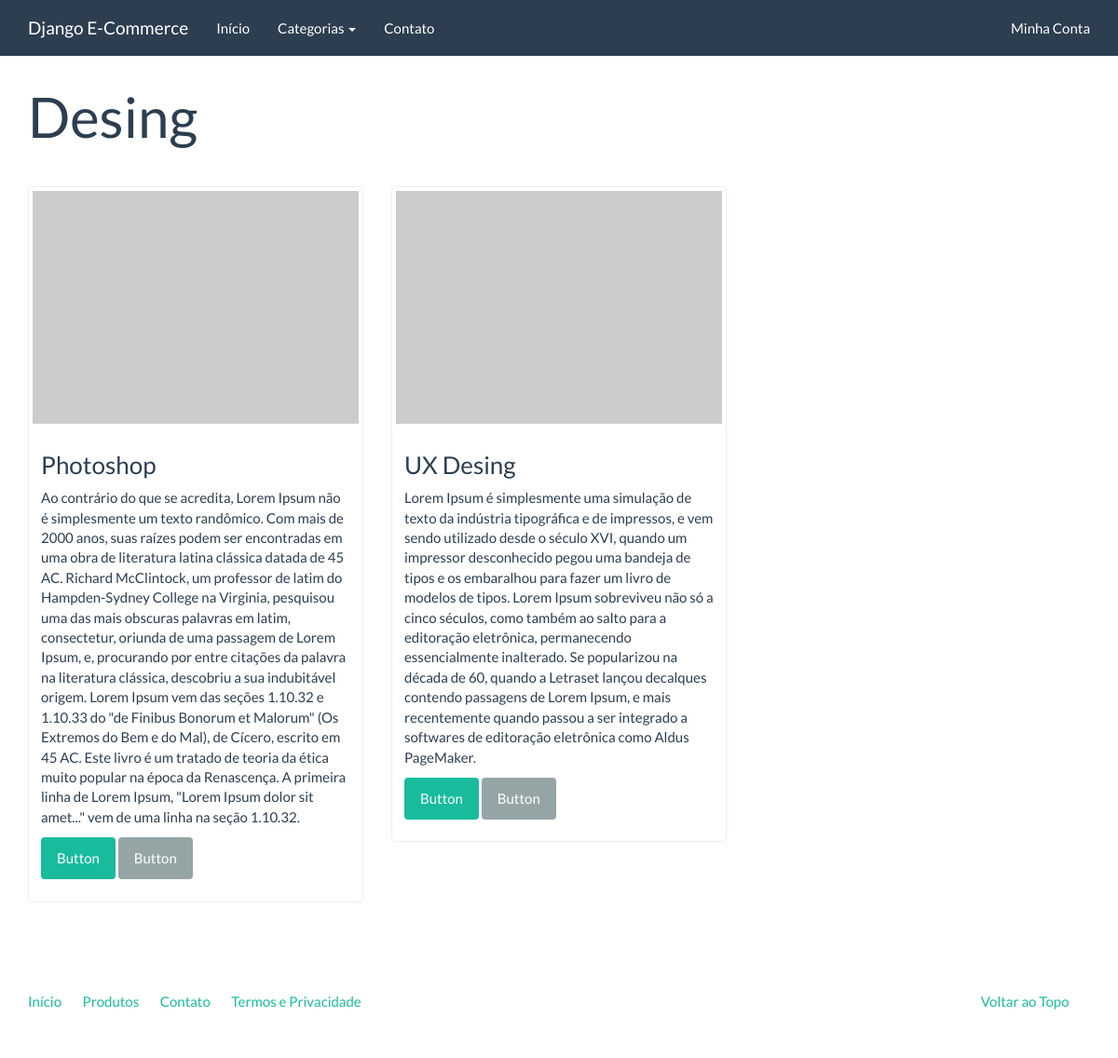
The page /catalogo/desing/ on the database its author committed.
### catalog/models.py (models this page shows)
class Category(models.Model):
    name = models.CharField('Nome', max_length=100)
    slug = models.SlugField('Identificador', max_length=100)
    created = models.DateTimeField('Criado em', auto_now_add=True)
    modified = models.DateTimeField('Modificado em', auto_now=True)
    class Meta:
        verbose_name = 'Categoria'
        verbose_name_plural = 'Categorias'
        ordering = ['name']
    def __str__(self):
        return self.name
    def get_absolute_url(self):
        return reverse('catalog:category', kwargs={'slug': self.slug})

class Product(models.Model):
    name = models.CharField('Nome', max_length=100)
    slug = models.SlugField('Identificador', max_length=100)
    category = models.ForeignKey('catalog.Category', verbose_name='Categoria')
    description = models.TextField('Descrição', blank=True)
    price = models.DecimalField('Preço', decimal_places=2, max_digits=8)
    created = models.DateTimeField('Criado em', auto_now_add=True)
    modified = models.DateTimeField('Modificado em', auto_now=True)
    class Meta:
        verbose_name = 'Produto'
        verbose_name_plural = 'Produtos'
        ordering = ['name']
    def __str__(self):
        return self.name
    def get_absolute_url(self):
        return reverse('catalog:product',kwargs={'slug':self.slug})

### catalog/views.py (the view)
# urls.py: url(r'^(?P<slug>[\w_-]+)/$', views.category, name='category'),
def category(request, slug):
    category = Category.objects.get(slug=slug)
    context = {
        'current_category': category,
        'product_list': Product.objects.filter(category=category),
    }
    return render(request, 'catalog/category.html', context)

### catalog/context_processors.py (called while the page is built)
def categories(request):
    return{
        'categories': Category.objects.all()
    }

### catalog/templates/catalog/category.html (shortened to what this page needs)
{% extends "base.html" %}
{% block container %}
<div class="page-header">
    <h1>{{current_category}}</h1>
</div>
<div class="row">
  {% for product  in product_list  %}
    <div class="col-sm-6 col-md-4">
        <div class="thumbnail">
            <a href="{{ product.get_absolute_url }}">
                <img src="http://placehold.it/350x250" alt="" />
            </a>
            <div class="caption">
                <h3>{{product}}</h3>
                <p>{{product.description|linebreaks}}</p>
                <p><a href="{{ product.get_absolute_url }}" class="btn btn-success" role="button">Button</a> <a href="#" class="btn btn-default" role="button">Button</a></p>
            </div>
        </div>
    </div>
  {% endfor %}
</div>
{% endblock %}

### rows shown on the page
Category: name "Desing"
Product: name "Photoshop", description "Ao contrário do que se acredita, Lorem Ipsum não é simplesmente um texto randômico. Com mais de 2000 anos, suas raízes podem ser encontradas em uma obra de literatura latina clássica datada de 45 AC. Richard McClintock, um professor de latim do Hampden-Sydney College na Virginia, pesquisou uma das mais obscuras palavras em latim, consectetur, oriunda de uma passagem de Lorem Ipsum, e, procurando por entre citações da palavra na literatura clássica, descobriu a sua indubitável origem. Lorem Ipsum vem das seções 1.10.32 e 1.10.33 do \"de Finibus Bonorum et Malorum\" (Os Extremos do Bem e do Mal), de Cícero, escrito em 45 AC. Este livro é um tratado de teoria da ética muito popular na época da…"
Product: name "UX Desing", description "Lorem Ipsum é simplesmente uma simulação de texto da indústria tipográfica e de impressos, e vem sendo utilizado desde o século XVI, quando um impressor desconhecido pegou uma bandeja de tipos e os embaralhou para fazer um livro de modelos de tipos. Lorem Ipsum sobreviveu não só a cinco séculos, como também ao salto para a editoração eletrônica, permanecendo essencialmente inalterado. Se popularizou na década de 60, quando a Letraset lançou decalques contendo passagens de Lorem Ipsum, e mais recentemente quando passou a ser integrado a softwares de editoração eletrônica como Aldus PageMaker."
